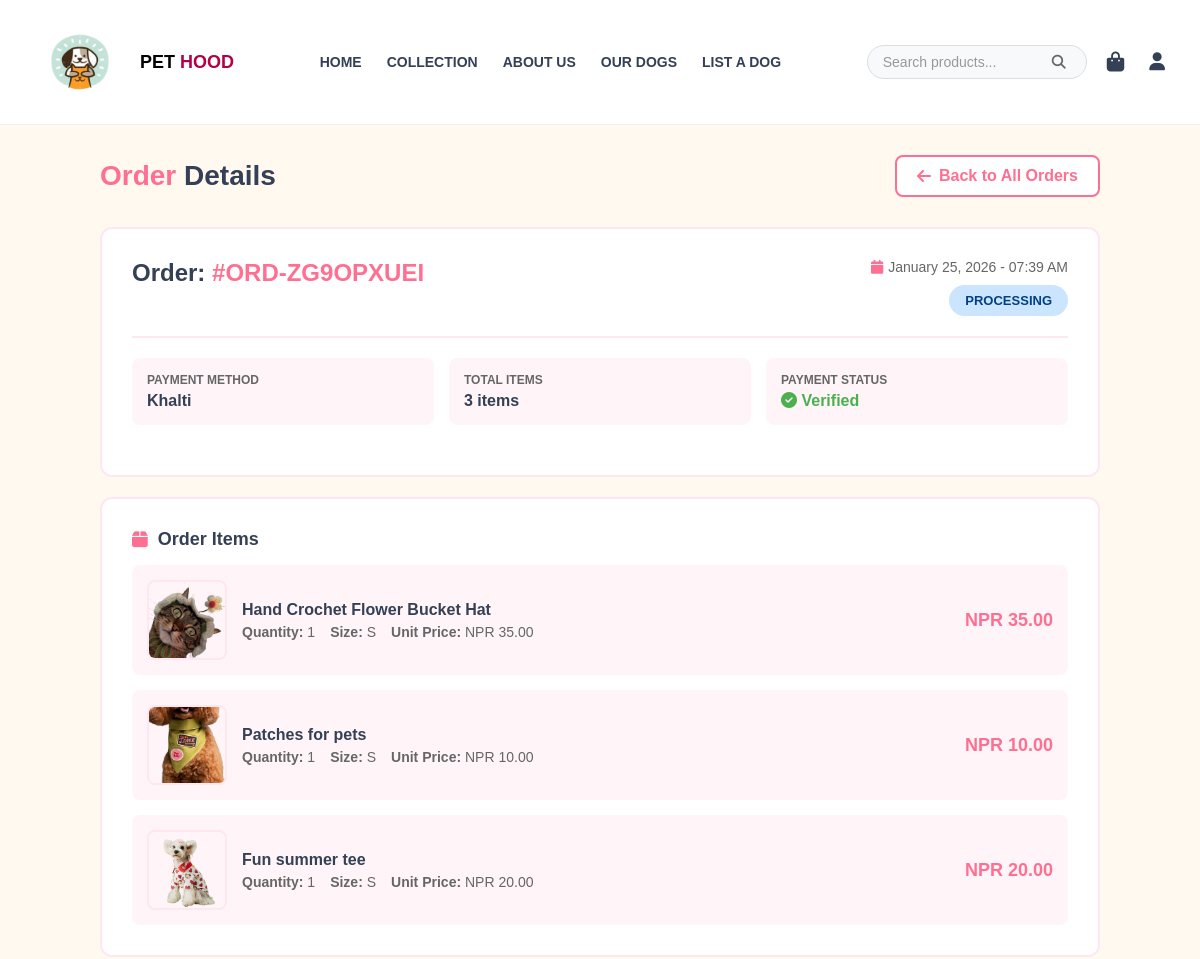
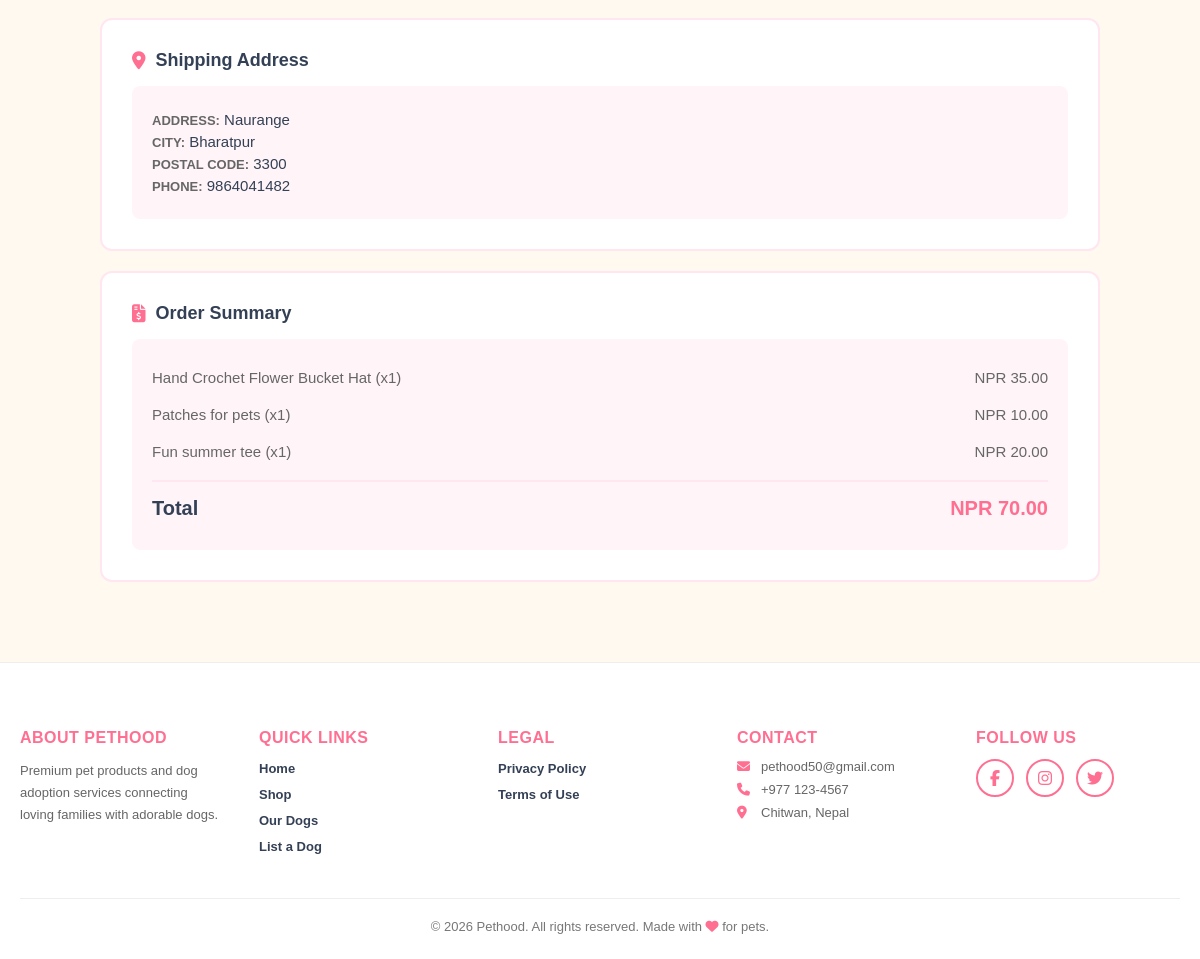
Page /order/8/ (signed in) on the committed database (2 pictures, top to bottom).
### shop/models.py (models this page shows, shortened)
class Order(models.Model):
    STATUS_CHOICES = [
        ('pending', 'Pending'),
        ('packing', 'Packing'),
        ('processing', 'Processing'),
        ('shipped', 'Shipped'),
        ('delivered', 'Delivered'),
        ('cancelled', 'Cancelled'),
    ]
    PAYMENT_METHOD_CHOICES = [
        ('khalti', 'Khalti'),
        ('cod', 'Cash on Delivery'),
    ]
    user = models.ForeignKey(User, on_delete=models.CASCADE)
    order_number = models.CharField(max_length=20, unique=True, editable=False, null=True, blank=True)
    first_name = models.CharField(max_length=100)
    last_name = models.CharField(max_length=100)
    email = models.EmailField()
    phone = models.CharField(max_length=20)
    address = models.TextField()
    city = models.CharField(max_length=100)
    postal_code = models.CharField(max_length=20, blank=True)
    notes = models.TextField(blank=True)
    total_amount = models.DecimalField(max_digits=10, decimal_places=2)
    payment_method = models.CharField(max_length=20, choices=PAYMENT_METHOD_CHOICES)
    status = models.CharField(max_length=20, choices=STATUS_CHOICES, default='pending')
    payment_verified = models.BooleanField(default=False)
    khalti_token = models.CharField(max_length=255, blank=True, null=True)
    khalti_transaction_id = models.CharField(max_length=255, blank=True, null=True)
    created_at = models.DateTimeField(auto_now_add=True)
    updated_at = models.DateTimeField(auto_now=True)
    class Meta:
        ordering = ['-created_at']

class OrderItem(models.Model):
    order = models.ForeignKey(Order, related_name='items', on_delete=models.CASCADE)
    product = models.ForeignKey(Product, on_delete=models.CASCADE)
    quantity = models.PositiveIntegerField()
    size = models.CharField(max_length=10, blank=True, null=True)
    price = models.DecimalField(max_digits=10, decimal_places=2)
    @property
    def subtotal(self):
        return self.price * self.quantity

class Product(models.Model):
    CATEGORY_CHOICES = [
        ('food', 'Food'),
        ('clothes', 'Clothes'),
        ('accessories', 'Accessories'),
    ]
    name = models.CharField(max_length=200)
    slug = models.SlugField(max_length=250, unique=True, blank=True, null=True)
    category = models.CharField(max_length=20, choices=CATEGORY_CHOICES)
    price = models.DecimalField(max_digits=10, decimal_places=2)
    description = models.TextField()
    image = models.ImageField(upload_to='products/')
    sizes = models.ManyToManyField(Size, blank=True)   #  multiple sizes

### userauth/views.py (the view)
# urls.py: path('order/<int:order_id>/', views.order_detail, name='order_detail'),
@login_required
def order_detail(request, order_id):
    from shop.models import Order
    order = get_object_or_404(Order, id=order_id, user=request.user)
    return render(request, 'order_detail.html', {'order': order})

### shop/context_processors.py (called while the page is built)
def cart_count(request):
    if request.user.is_authenticated:
        cart, _ = Cart.objects.get_or_create(user=request.user)
        count = cart.items.count()
    else:
        count = 0
    return {'cart_count': count}

### templates/order_detail.html (shortened to what this page needs)
{% extends 'base.html' %}
{% load static %}
{% block content %}
<div class="order-detail-container">
    <div class="page-header">
        <h2><span>Order</span> Details</h2>
        <a href="{% url 'all_orders' %}" class="btn-back">
            <i class="fas fa-arrow-left"></i> Back to All Orders
        </a>
    </div>
    <div class="order-section">
        <div class="order-header-info">
            <div class="order-id">
                Order: <span>#{{ order.order_number }}</span>
            </div>
            <div class="order-date-status">
                <div class="order-date">
                    <i class="fas fa-calendar"></i>
                    {{ order.created_at|date:"F d, Y - h:i A" }}
                </div>
                <span class="listing-status status-{{ order.status }}">
                    {{ order.get_status_display }}
                </span>
            </div>
        </div>
        <div class="info-grid">
            <div class="info-box">
                <div class="info-label">Payment Method</div>
                <div class="info-value">{{ order.get_payment_method_display }}</div>
            </div>
            <div class="info-box">
                <div class="info-label">Total Items</div>
                <div class="info-value">{{ order.items.count }} item{{ order.items.count|pluralize }}</div>
            </div>
            {% if order.payment_method == 'khalti' %}
            <div class="info-box">
                <div class="info-label">Payment Status</div>
                <div class="info-value" style="color: {% if order.payment_verified %}#4caf50{% else %}#ff9800{% endif %};">
                    {% if order.payment_verified %}
                        <i class="fas fa-check-circle"></i> Verified
                    {% else %}
                        <i class="fas fa-clock"></i> Pending
                    {% endif %}
                </div>
            </div>
            {% endif %}
        </div>
    </div>
    <div class="order-section">
        <div class="section-title">
            <i class="fas fa-box"></i>
            Order Items
        </div>
        <div class="order-items">
            {% for item in order.items.all %}
            <div class="order-item">
                {% if item.product.image %}
                <img src="{{ item.product.image.url }}" alt="{{ item.product.name }}" class="item-image">
                {% else %}
                <div class="item-image" style="background: #ffe6f0; display: flex; align-items: center; justify-content: center;">
                    <i class="fas fa-image" style="color: #ff6f91; font-size: 24px;"></i>
                </div>
                {% endif %}
                <div class="item-info">
                    <div class="item-name">{{ item.product.name }}</div>
                    <div class="item-details">
                        <span><strong>Quantity:</strong> {{ item.quantity }}</span>
                        {% if item.size %}
                        <span><strong>Size:</strong> {{ item.size }}</span>
                        {% endif %}
                        <span><strong>Unit Price:</strong> NPR {{ item.price }}</span>
                    </div>
                </div>
                <div class="item-price">
                    NPR {{ item.subtotal }}
                </div>
            </div>
            {% endfor %}
        </div>
    </div>
    <div class="order-section">
        <div class="section-title">
            <i class="fas fa-map-marker-alt"></i>
            Shipping Address
        </div>
        <div class="shipping-address">
            <p><strong>Address:</strong> {{ order.address }}</p>
            <p><strong>City:</strong> {{ order.city }}</p>
            {% if order.postal_code %}
            <p><strong>Postal Code:</strong> {{ order.postal_code }}</p>
            {% endif %}
            <p><strong>Phone:</strong> {{ order.phone }}</p>
        </div>
    </div>
    <div class="order-section">
        <div class="section-title">
            <i class="fas fa-file-invoice-dollar"></i>
            Order Summary
        </div>
        <div class="order-summary-box">
            {% for item in order.items.all %}
            <div class="summary-row">
                <span>{{ item.product.name }} (x{{ item.quantity }})</span>
                <span>NPR {{ item.subtotal }}</span>
            </div>
            {% endfor %}
            <div class="summary-row total">
                <span>Total</span>
                <span class="amount">NPR {{ order.total_amount }}</span>
            </div>
        </div>
    </div>
</div>
{% endblock %}

### static/base.css (style rules this page uses)
* { box-sizing: border-box; }
body { margin: 0; font-family: Arial, sans-serif; }

### templates/order_detail.html (style rules this page uses)
body { background-color: #fff9f0; font-family: 'Arial', sans-serif; }
.order-detail-container { width: 90%; max-width: 1000px; margin: 30px auto 50px auto; }
.page-header { display: flex; align-items: center; justify-content: space-between; margin-bottom: 30px; flex-wrap: wrap; gap: 15px; }
.page-header h2 { font-size: 28px; color: #344055; font-weight: 700; margin: 0; }
.page-header h2 span { color: #ff6f91; }
.btn-back { background-color: #fff; color: #ff6f91; padding: 10px 20px; border: 2px solid #ff6f91; border-radius: 8px; text-decoration: none; display: inline-flex; align-items: center; gap: 8px; font-weight: 600; transition: all 0.3s; }
.order-section { background: white; border-radius: 12px; padding: 30px; margin-bottom: 20px; border: 2px solid #ffe6f0; }
.order-header-info { display: flex; justify-content: space-between; align-items: flex-start; margin-bottom: 20px; flex-wrap: wrap; gap: 20px; padding-bottom: 20px; border-bottom: 2px solid #ffe6f0; }
.order-id { font-size: 24px; font-weight: 700; color: #344055; }
.order-id span { color: #ff6f91; }
.order-date-status { display: flex; flex-direction: column; align-items: flex-end; gap: 10px; }
.order-date { color: #666; font-size: 14px; display: flex; align-items: center; gap: 5px; }
.order-date i { color: #ff6f91; }
.listing-status { padding: 8px 16px; border-radius: 20px; font-size: 13px; font-weight: 600; text-transform: uppercase; }
.status-processing { background-color: #cce5ff; color: #004085; }
.section-title { font-size: 18px; font-weight: 700; color: #344055; margin-bottom: 15px; display: flex; align-items: center; gap: 10px; }
.section-title i { color: #ff6f91; }
.info-grid { display: grid; grid-template-columns: repeat(auto-fit, minmax(250px, 1fr)); gap: 15px; margin-bottom: 20px; }
.info-box { background: #fff5f8; padding: 15px; border-radius: 8px; }
.info-label { font-size: 12px; font-weight: 600; color: #666; text-transform: uppercase; margin-bottom: 5px; }
.info-value { font-size: 16px; color: #344055; font-weight: 600; }
.order-items { display: flex; flex-direction: column; gap: 15px; }
.order-item { display: flex; gap: 15px; padding: 15px; background: #fff5f8; border-radius: 8px; align-items: center; }
.item-image { width: 80px; height: 80px; object-fit: cover; border-radius: 8px; border: 2px solid #ffe6f0; }
.item-info { flex: 1; }
.item-name { font-size: 16px; font-weight: 600; color: #344055; margin-bottom: 5px; }
.item-details { font-size: 14px; color: #666; display: flex; gap: 15px; flex-wrap: wrap; }
.item-price { font-size: 18px; font-weight: 700; color: #ff6f91; text-align: right; }
.shipping-address { background: #fff5f8; padding: 20px; border-radius: 8px; }
.shipping-address p { margin: 5px 0; color: #344055; font-size: 15px; }
.shipping-address strong { color: #666; font-size: 13px; text-transform: uppercase; }
.order-summary-box { background: #fff5f8; padding: 20px; border-radius: 8px; }
.summary-row { display: flex; justify-content: space-between; padding: 10px 0; font-size: 15px; color: #666; }
.summary-row.total { border-top: 2px solid #ffe6f0; margin-top: 10px; padding-top: 15px; font-size: 20px; font-weight: 700; color: #344055; }
.summary-row.total .amount { color: #ff6f91; }

### rows in the picture
Order: order_number "ORD-ZG9OPXUEI", created_at "January 25, 2026 - 07:39 AM", status "PROCESSING", payment_method "Khalti", items.count "3", address "Naurange", city "Bharatpur", postal_code "3300", phone "9864041482", total_amount "70.00"
OrderItem: product.image (picture), product.name "Hand Crochet Flower Bucket Hat", quantity "1", size "S", price "35.00", subtotal "35.00"
OrderItem: product.image (picture), product.name "Patches for pets", quantity "1", size "S", price "10.00", subtotal "10.00"
OrderItem: product.image (picture), product.name "Fun summer tee", quantity "1", size "S", price "20.00", subtotal "20.00"
